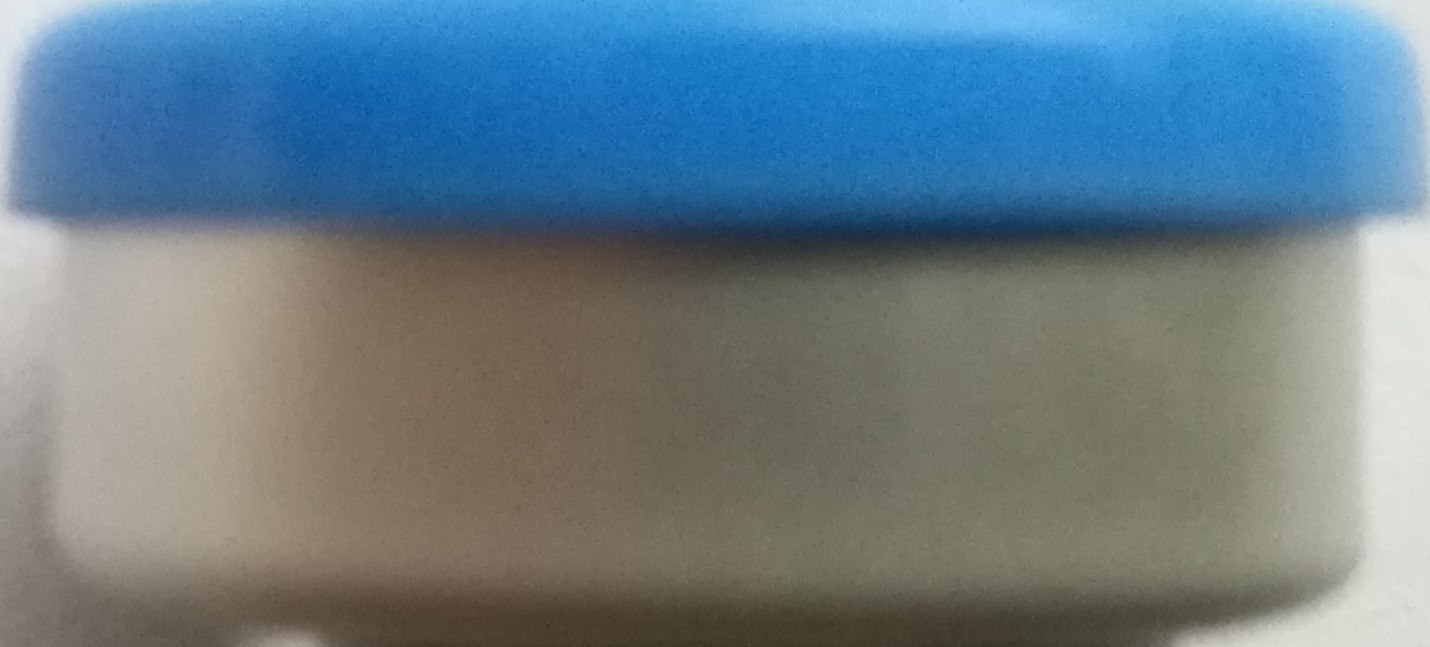
#> input picture testing/10_0.jpg, 1430 x 647 px, given as the content of the folder ../training/, which was not available
$ python svm_fault_detect.py   (Python 2 division)   (older library calls are emulated)
#> lines starting #> are read from the running program, lines starting #| are printed output that depends on the picture; pictures that were not available may be replaced by others from this repository, and a replacement may not be noted
#-*- coding: utf-8 -*-
__version__ = '1.0.1'

import cv2
import numpy as np
import os
import svmutil

class SVM_Fault_Detector(object):
	def __init__(self, training_set_path, kernal_option = "-t 2"):
		self.kernal_option = kernal_option
		self.training_set_path = training_set_path
		self.model = self.svm_traing_process()

	def get_model(self):
		return self.model

	def compute_image_feature(self, im_gray):
		norm_im = cv2.resize(im_gray, (200,100), interpolation = cv2.INTER_CUBIC)
		norm_im = norm_im[3:-3,3:-3]
		return norm_im.flatten()

	def histeq(self, im,nbr_bins=256):
		""" Histogram equalization of a grayscale image. """
#> called with nbr_bins = 256
		# get image histogram
		imhist,bins = np.histogram(im.flatten(),nbr_bins,normed=True)
#> imhist = 256 values, max 0.0234 at index 84, min 0 at index 4, mean 0.00518; bins = 257 values from 38 to 231
		cdf = imhist.cumsum() # cumulative distribution function
#> cdf = 256 values from 2.87e-06 to 1.33
		cdf = 255 * cdf / cdf[-1] # normalize
#> cdf = 256 values from 0.000551 to 255
		# use linear interpolation of cdf to find new pixel values
		im2 = np.interp(im.flatten(),bins[:-1],cdf)
		return im2.reshape(im.shape), cdf

	def load_images_dataset(self, path):
		imlist = [os.path.join(path,f) for f in os.listdir(path) if f.endswith(r".jpg")]
		labels = [int(imfile.split("/")[-1][-5]) for imfile in imlist]

		# create features from the images
		features = list()
		for imname in imlist:
			im_gray, cdf = self.histeq(cv2.imread(imname, 0))
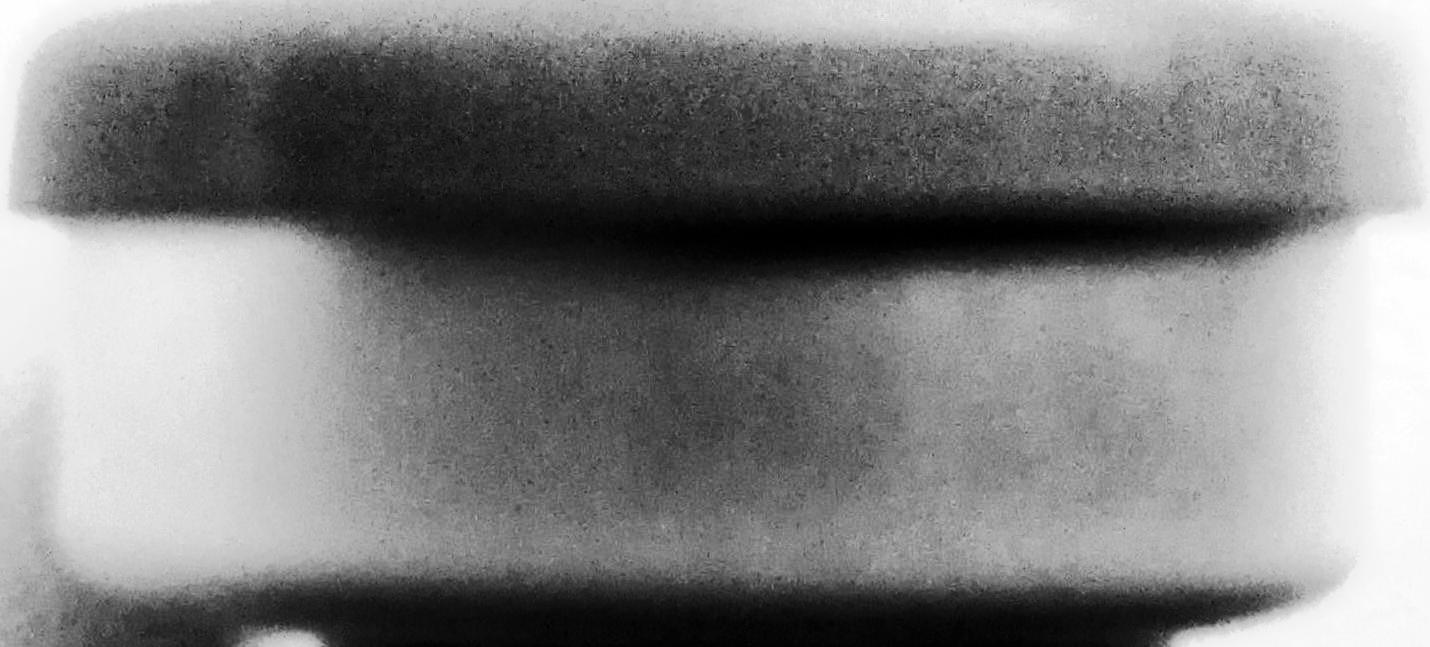
#> im_gray: shape (647, 1430) float64; min 0.000551, max 255, mean 129.3
#> cdf = 256 values from 0.000551 to 255
			features.append(self.compute_image_feature(im_gray))
#> in compute_image_feature, `norm_im = cv2.resize(im_gray, (200,100), interpolation = cv2.INTER_CUB..`:
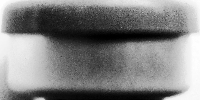
#> norm_im: shape (100, 200) float64; min 0.0147, max 255, mean 129.3; drawn with min black and max white
#> in compute_image_feature, `norm_im = norm_im[3:-3,3:-3]`:
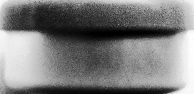
#> norm_im: shape (94, 194) float64; min 0.0147, max 255, mean 125.1; drawn with min black and max white

		return np.array(features), labels

	def svm_traing_process(self):
		features,labels = self.load_images_dataset(self.training_set_path)
#> labels = [0]
		# train a SVM classifier
		features = map(list,features)
#> features = 1 item
#> (the run stopped early here; a loop or call above may not have finished)

$ run again, on testing/14_0.jpg
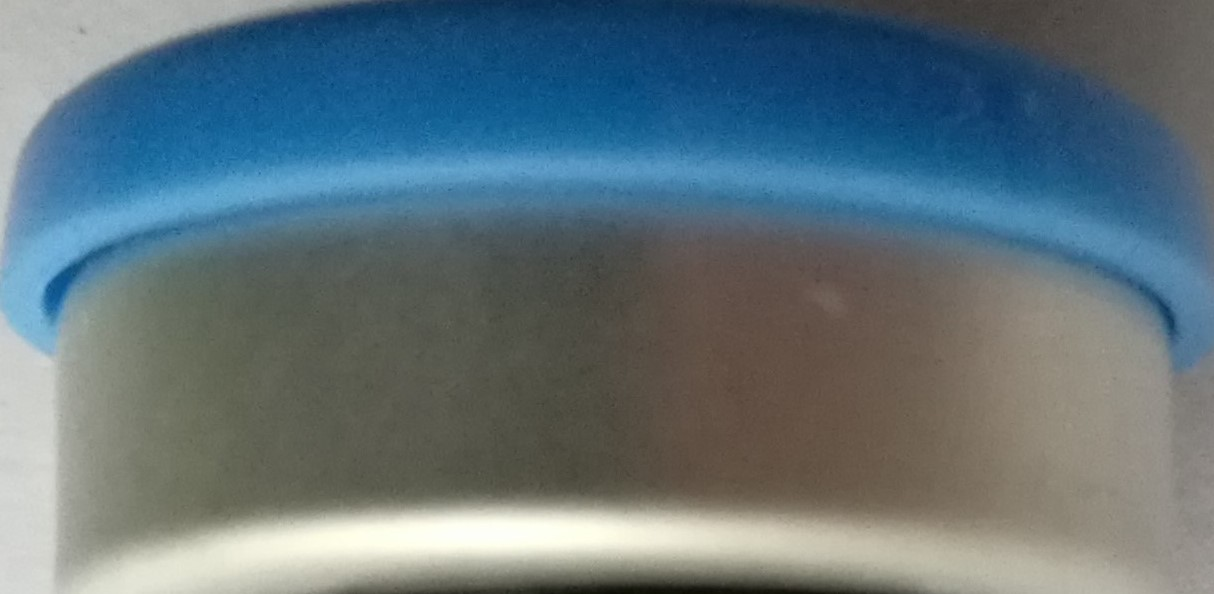
#> input picture testing/14_0.jpg, 1214 x 594 px, given as the content of the folder ../training/, which was not available
#> imhist = 256 values, max 0.0204 at index 81, min 0 at index 19, mean 0.00412; bins = 257 values from 12 to 255
#> in histeq, `cdf = imhist.cumsum()`: cdf = 256 values from 7.3e-06 to 1.05
#> in histeq, `cdf = 255 * cdf / cdf[-1]`: cdf = 256 values from 0.00177 to 255
#> in load_images_dataset, `im_gray, cdf = self.histeq(cv2.imread(imname, 0))`:
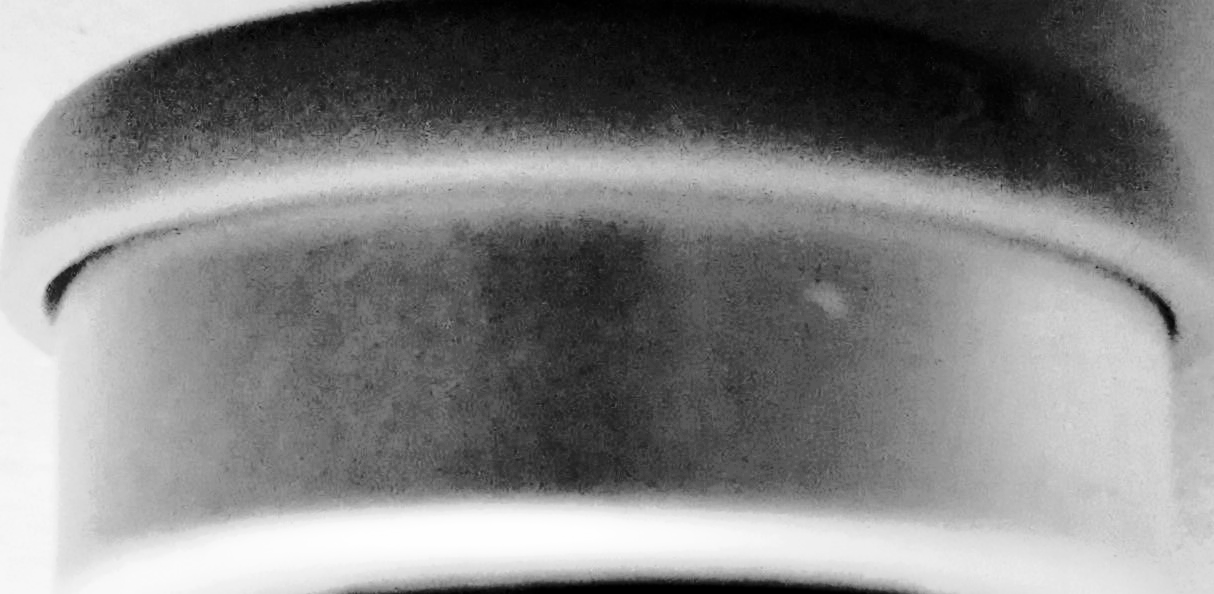
#> im_gray: shape (594, 1214) float64; min 0.00177, max 255, mean 129.6
#> in compute_image_feature, `norm_im = norm_im[3:-3,3:-3]`:
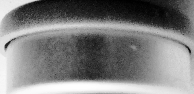
#> norm_im: shape (94, 194) float64; min 0.693, max 255.2, mean 127.9; drawn with min black and max white
#> labels = [0]
#> features = 1 item

$ run again, on testing/15_1.jpg
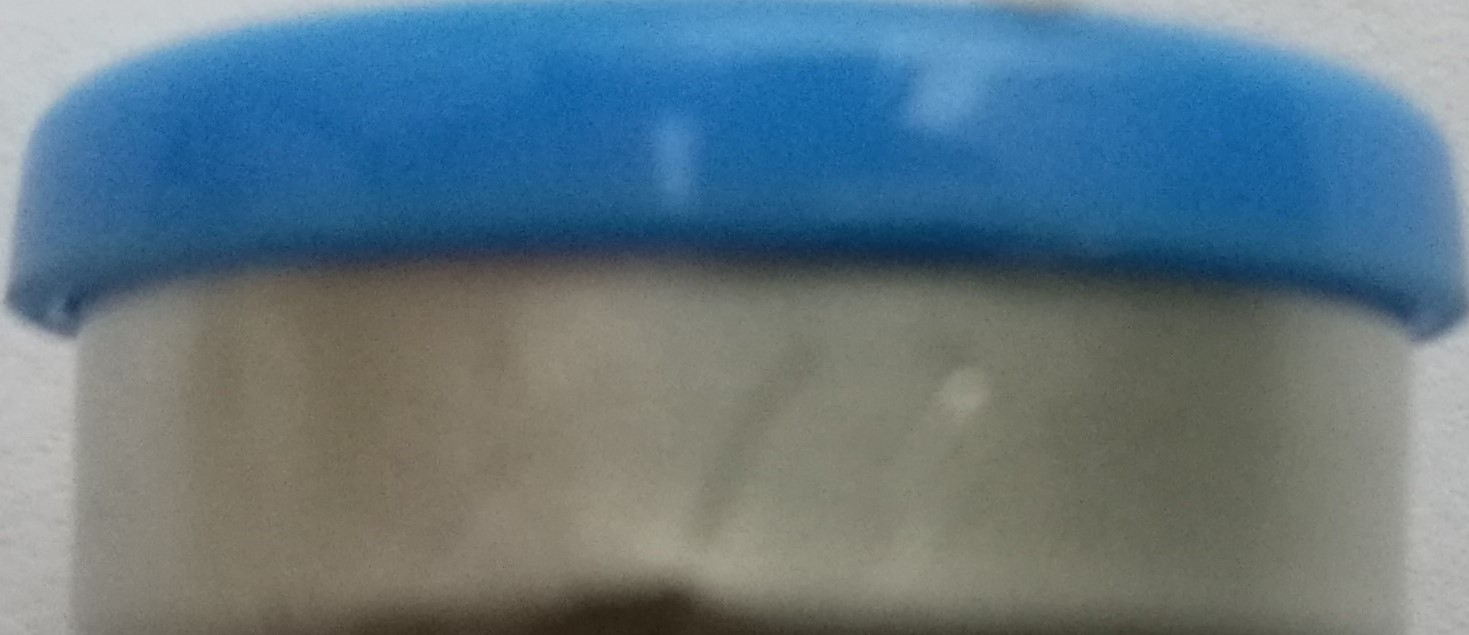
#> input picture testing/15_1.jpg, 1469 x 635 px, given as the content of the folder ../training/, which was not available
#> imhist = 256 values, max 0.024 at index 128, min 0 at index 3, mean 0.00568; bins = 257 values from 30 to 206
#> in histeq, `cdf = imhist.cumsum()`: cdf = 256 values from 1.56e-06 to 1.45
#> in histeq, `cdf = 255 * cdf / cdf[-1]`: cdf = 256 values from 0.000273 to 255
#> in load_images_dataset, `im_gray, cdf = self.histeq(cv2.imread(imname, 0))`:
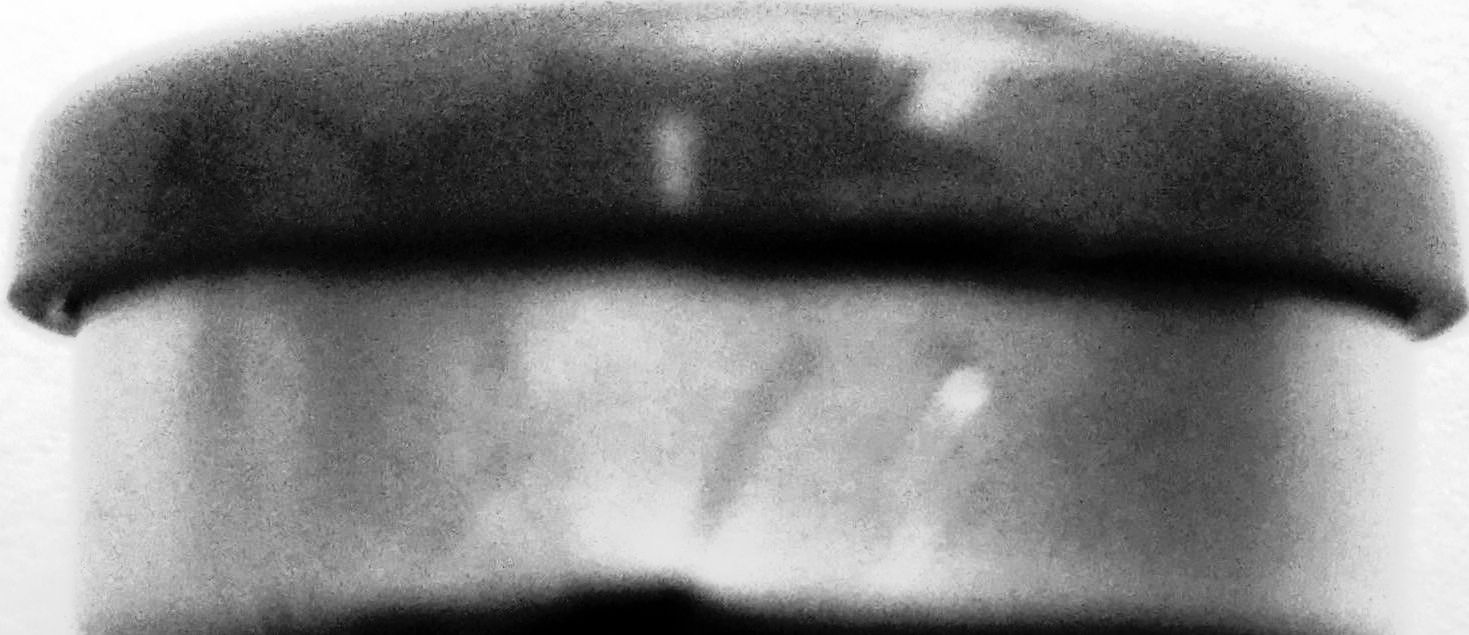
#> im_gray: shape (635, 1469) float64; min 0.000273, max 255, mean 129.1
#> in compute_image_feature, `norm_im = norm_im[3:-3,3:-3]`:
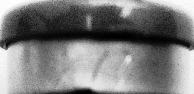
#> norm_im: shape (94, 194) float64; min 0.536, max 255, mean 124.5
#> labels = [1]
#> features = 1 item

$ run again, on testing/16_1.jpg
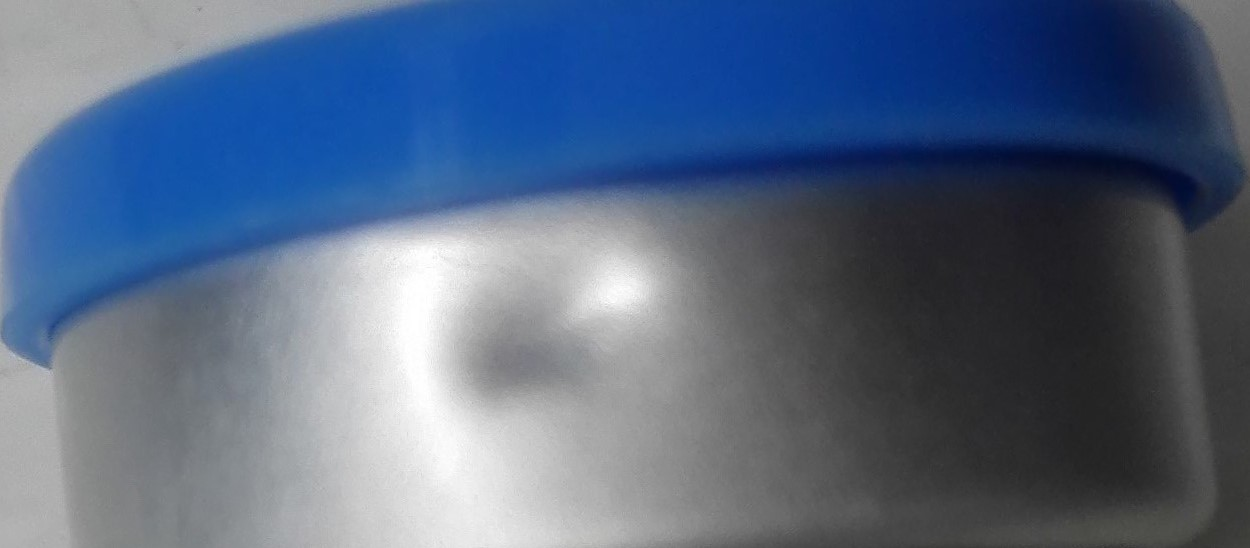
#> input picture testing/16_1.jpg, 1250 x 548 px, given as the content of the folder ../training/, which was not available
#> imhist = 256 values, max 0.0189 at index 66, min 0 at index 21, mean 0.0041; bins = 257 values from 11 to 255
#> in histeq, `cdf = imhist.cumsum()`: cdf = 256 values from 2.14e-05 to 1.05
#> in histeq, `cdf = 255 * cdf / cdf[-1]`: cdf = 256 values from 0.00521 to 255
#> in load_images_dataset, `im_gray, cdf = self.histeq(cv2.imread(imname, 0))`:
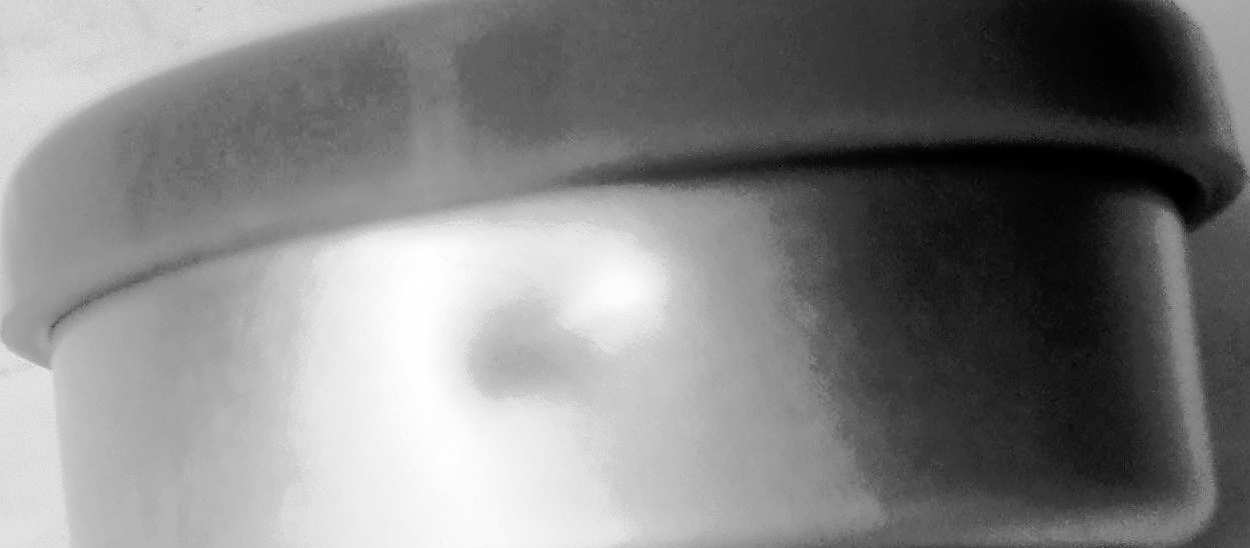
#> im_gray: shape (548, 1250) float64; min 0.00521, max 255, mean 129
#> in compute_image_feature, `norm_im = norm_im[3:-3,3:-3]`:
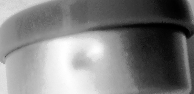
#> norm_im: shape (94, 194) float64; min -0.0327, max 255.3, mean 127.3; drawn with min black and max white
#> labels = [1]
#> features = 1 item
